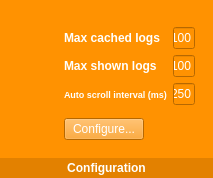
                    <widget class="QWidget" name="widget_11" native="true">
                     <layout class="QVBoxLayout" name="verticalLayout_10">
                      <property name="spacing">
                       <number>0</number>
                      </property>
                      <property name="leftMargin">
                       <number>0</number>
                      </property>
                      <property name="topMargin">
                       <number>0</number>
                      </property>
                      <property name="rightMargin">
                       <number>0</number>
                      </property>
                      <property name="bottomMargin">
                       <number>0</number>
                      </property>
                      <item>
                       <widget class="QWidget" name="widget_12" native="true">
                        <property name="styleSheet">
                         <string notr="true">background-color: rgb(255, 146, 1);
color: rgb(255, 255, 255);</string>
                        </property>
                        <layout class="QHBoxLayout" name="horizontalLayout_17">
                         <item>
                          <widget class="QWidget" name="widget_23" native="true">
                           <property name="sizePolicy">
                            <sizepolicy hsizetype="Preferred" vsizetype="Preferred">
                             <horstretch>0</horstretch>
                             <verstretch>0</verstretch>
                            </sizepolicy>
                           </property>
                           <property name="minimumSize">
                            <size>
                             <width>40</width>
                             <height>0</height>
                            </size>
                           </property>
                           <property name="maximumSize">
                            <size>
                             <width>100</width>
                             <height>16777215</height>
                            </size>
                           </property>
                           <property name="styleSheet">
                            <string notr="true">image: url(:/res/Assets/setting.png);</string>
                           </property>
                          </widget>
                         </item>
                         <item>
                          <widget class="QWidget" name="widget_28" native="true">
                           <layout class="QHBoxLayout" name="horizontalLayout_20">
                            <item>
                             <widget class="QWidget" name="widget_31" native="true">
                              <layout class="QVBoxLayout" name="verticalLayout_25">
                               <property name="spacing">
                                <number>0</number>
                               </property>
                               <property name="leftMargin">
                                <number>0</number>
                               </property>
                               <property name="topMargin">
                                <number>0</number>
                               </property>
                               <property name="rightMargin">
                                <number>0</number>
                               </property>
                               <property name="bottomMargin">
                                <number>0</number>
                               </property>
                               <item>
                                <widget class="QWidget" name="widget_36" native="true">
                                 <property name="sizePolicy">
                                  <sizepolicy hsizetype="Preferred" vsizetype="Fixed">
                                   <horstretch>0</horstretch>
                                   <verstretch>0</verstretch>
                                  </sizepolicy>
                                 </property>
                                 <layout class="QVBoxLayout" name="verticalLayout_22">
                                  <property name="spacing">
                                   <number>4</number>
                                  </property>
                                  <property name="leftMargin">
                                   <number>0</number>
                                  </property>
                                  <property name="topMargin">
                                   <number>0</number>
                                  </property>
                                  <property name="rightMargin">
                                   <number>0</number>
                                  </property>
                                  <property name="bottomMargin">
                                   <number>0</number>
                                  </property>
                                  <item>
                                   <widget class="QWidget" name="widget_37" native="true">
                                    <property name="sizePolicy">
                                     <sizepolicy hsizetype="Preferred" vsizetype="Fixed">
                                      <horstretch>0</horstretch>
                                      <verstretch>0</verstretch>
                                     </sizepolicy>
                                    </property>
                                    <layout class="QHBoxLayout" name="horizontalLayout_19">
                                     <property name="leftMargin">
                                      <number>0</number>
                                     </property>
                                     <property name="rightMargin">
                                      <number>0</number>
                                     </property>
                                     <item>
                                      <widget class="QWidget" name="widget_38" native="true">
                                       <property name="sizePolicy">
                                        <sizepolicy hsizetype="Fixed" vsizetype="Minimum">
                                         <horstretch>0</horstretch>
                                         <verstretch>0</verstretch>
                                        </sizepolicy>
                                       </property>
                                       <layout class="QVBoxLayout" name="verticalLayout_23">
                                        <property name="spacing">
                                         <number>6</number>
                                        </property>
                                        <property name="leftMargin">
                                         <number>0</number>
                                        </property>
                                        <property name="topMargin">
                                         <number>0</number>
                                        </property>
                                        <property name="rightMargin">
                                         <number>0</number>
                                        </property>
                                        <property name="bottomMargin">
                                         <number>0</number>
                                        </property>
                                        <item>
                                         <widget class="QLabel" name="label_28">
                                          <property name="sizePolicy">
                                           <sizepolicy hsizetype="Fixed" vsizetype="Preferred">
                                            <horstretch>0</horstretch>
                                            <verstretch>0</verstretch>
                                           </sizepolicy>
                                          </property>
                                          <property name="font">
                                           <font>
                                            <pointsize>9</pointsize>
                                            <weight>75</weight>
                                            <bold>true</bold>
                                           </font>
                                          </property>
                                          <property name="text">
                                           <string>Max cached logs</string>
                                          </property>
                                         </widget>
                                        </item>
                                        <item>
                                         <widget class="QLabel" name="label_29">
                                          <property name="sizePolicy">
                                           <sizepolicy hsizetype="Fixed" vsizetype="Preferred">
                                            <horstretch>0</horstretch>
                                            <verstretch>0</verstretch>
                                           </sizepolicy>
                                          </property>
                                          <property name="font">
                                           <font>
                                            <pointsize>9</pointsize>
                                            <weight>75</weight>
                                            <bold>true</bold>
                                           </font>
                                          </property>
                                          <property name="text">
                                           <string>Max shown logs</string>
                                          </property>
                                         </widget>
                                        </item>
                                        <item>
                                         <widget class="QLabel" name="label_30">
                                          <property name="sizePolicy">
                                           <sizepolicy hsizetype="Fixed" vsizetype="Preferred">
                                            <horstretch>0</horstretch>
                                            <verstretch>0</verstretch>
                                           </sizepolicy>
                                          </property>
                                          <property name="font">
                                           <font>
                                            <pointsize>7</pointsize>
                                            <weight>75</weight>
                                            <bold>true</bold>
                                           </font>
                                          </property>
                                          <property name="text">
                                           <string>Auto scroll interval (ms)</string>
                                          </property>
                                         </widget>
                                        </item>
                                       </layout>
                                      </widget>
                                     </item>
                                     <item>
                                      <widget class="QWidget" name="widget_39" native="true">
                                       <property name="sizePolicy">
                                        <sizepolicy hsizetype="Preferred" vsizetype="Minimum">
                                         <horstretch>0</horstretch>
                                         <verstretch>0</verstretch>
                                        </sizepolicy>
                                       </property>
                                       <layout class="QVBoxLayout" name="verticalLayout_24">
                                        <property name="spacing">
                                         <number>6</number>
                                        </property>
                                        <property name="leftMargin">
                                         <number>0</number>
                                        </property>
                                        <property name="topMargin">
                                         <number>0</number>
                                        </property>
                                        <property name="rightMargin">
                                         <number>0</number>
                                        </property>
                                        <property name="bottomMargin">
                                         <number>0</number>
                                        </property>
                                        <item>
                                         <widget class="QLineEdit" name="maxCachedLogs">
                                          <property name="sizePolicy">
                                           <sizepolicy hsizetype="Preferred" vsizetype="Fixed">
                                            <horstretch>0</horstretch>
                                            <verstretch>0</verstretch>
                                           </sizepolicy>
                                          </property>
                                          <property name="text">
                                           <string>100</string>
                                          </property>
                                         </widget>
                                        </item>
                                        <item>
                                         <widget class="QLineEdit" name="maxShownLogs">
                                          <property name="sizePolicy">
                                           <sizepolicy hsizetype="Preferred" vsizetype="Fixed">
                                            <horstretch>0</horstretch>
                                            <verstretch>0</verstretch>
                                           </sizepolicy>
                                          </property>
                                          <property name="text">
                                           <string>100</string>
                                          </property>
                                         </widget>
                                        </item>
                                        <item>
                                         <widget class="QLineEdit" name="scrollInterval">
                                          <property name="sizePolicy">
                                           <sizepolicy hsizetype="Preferred" vsizetype="Fixed">
                                            <horstretch>0</horstretch>
                                            <verstretch>0</verstretch>
                                           </sizepolicy>
                                          </property>
                                          <property name="text">
                                           <string>250</string>
                                          </property>
                                         </widget>
                                        </item>
                                       </layout>
                                      </widget>
                                     </item>
                                    </layout>
                                   </widget>
                                  </item>
                                  <item>
                                   <widget class="QPushButton" name="configureBtn">
                                    <property name="sizePolicy">
                                     <sizepolicy hsizetype="Fixed" vsizetype="Fixed">
                                      <horstretch>0</horstretch>
                                      <verstretch>0</verstretch>
                                     </sizepolicy>
                                    </property>
                                    <property name="text">
                                     <string>Configure...</string>
                                    </property>
                                   </widget>
                                  </item>
                                 </layout>
                                </widget>
                               </item>
                              </layout>
                             </widget>
                            </item>
                           </layout>
                          </widget>
                         </item>
                        </layout>
                       </widget>
                      </item>
                      <item>
                       <widget class="QLabel" name="label_9">
                        <property name="sizePolicy">
                         <sizepolicy hsizetype="Preferred" vsizetype="Fixed">
                          <horstretch>0</horstretch>
                          <verstretch>0</verstretch>
                         </sizepolicy>
                        </property>
                        <property name="minimumSize">
                         <size>
                          <width>0</width>
                          <height>20</height>
                         </size>
                        </property>
                        <property name="font">
                         <font>
                          <weight>75</weight>
                          <bold>true</bold>
                         </font>
                        </property>
                        <property name="styleSheet">
                         <string notr="true">background-color: rgb(227, 129, 0);
color: rgb(255, 255, 255);</string>
                        </property>
                        <property name="text">
                         <string>Configuration</string>
                        </property>
                        <property name="alignment">
                         <set>Qt::AlignCenter</set>
                        </property>
                       </widget>
                      </item>
                     </layout>
                    </widget>
